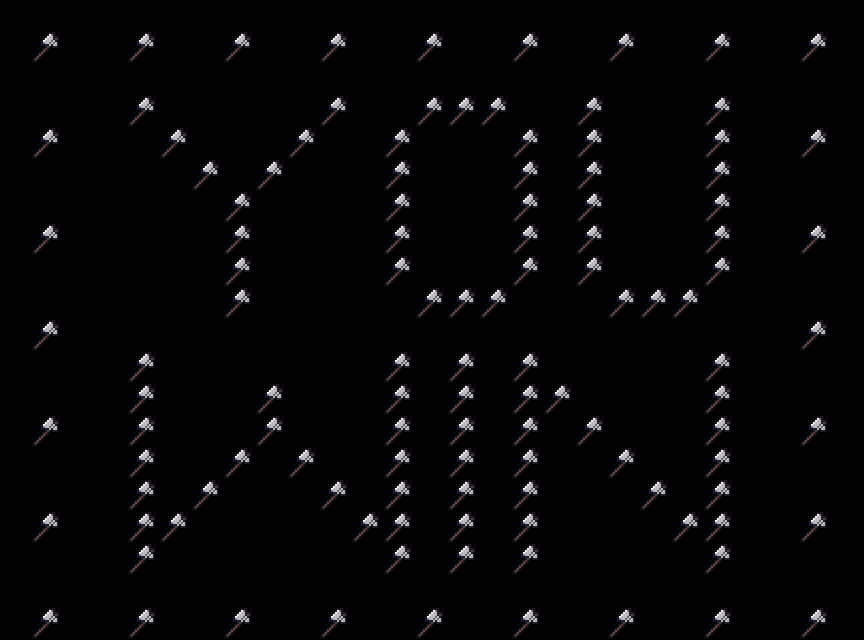

Tiled map render using the project's own tile images. Description and the whole map definition, tile-layer contents included, below:
An orthogonal 27x20 tile map with 32x32 px tiles, 2 tile layers (Tile Layer 1, Tile Layer 2).

<map version="1.2" tiledversion="1.3.5" orientation="orthogonal" renderorder="right-down" width="27" height="20" tilewidth="32" tileheight="32" infinite="0" nextlayerid="3" nextobjectid="1">
 <editorsettings>
  <export format="json" />
 </editorsettings>
 <tileset firstgid="1" name="boglin" tilewidth="32" tileheight="32" tilecount="3" columns="0">
  <grid orientation="orthogonal" width="1" height="1" />
  <tile id="0">
   <image width="32" height="32" source="../images/straight_rail.png" />
  </tile>
  <tile id="1">
   <image width="32" height="32" source="../images/ruby2.png" />
  </tile>
  <tile id="2">
   <image width="27" height="32" source="../images/axe.png" />
  </tile>
 </tileset>
 <layer id="1" name="Tile Layer 1" width="27" height="20">
  <data encoding="csv">
0,0,0,0,0,0,0,0,0,0,0,0,0,0,0,0,0,0,0,0,0,0,0,0,0,0,0,
0,0,0,0,0,0,0,0,0,0,0,0,0,0,0,0,0,0,0,0,0,0,0,0,0,0,0,
0,0,0,0,0,0,0,0,0,0,0,0,0,0,0,0,0,0,0,0,0,0,0,0,0,0,0,
0,0,0,0,0,0,0,0,0,0,0,0,0,0,0,0,0,0,0,0,0,0,0,0,0,0,0,
0,0,0,0,0,0,0,0,0,0,0,0,0,0,0,0,0,0,0,0,0,0,0,0,0,0,0,
0,0,0,0,0,0,0,0,0,0,0,0,0,0,0,0,0,0,0,0,0,0,0,0,0,0,0,
0,0,0,0,0,0,0,0,0,0,0,0,0,0,0,0,0,0,0,0,0,0,0,0,0,0,0,
0,0,0,0,0,0,0,0,0,0,0,0,0,0,0,0,0,0,0,0,0,0,0,0,0,0,0,
0,0,0,0,0,0,0,0,0,0,0,0,0,0,0,0,0,0,0,0,0,0,0,0,0,0,0,
0,0,0,0,0,0,0,0,0,0,0,0,0,0,0,0,0,0,0,0,0,0,0,0,0,0,0,
0,0,0,0,0,0,0,0,0,0,0,0,0,0,0,0,0,0,0,0,0,0,0,0,0,0,0,
0,0,0,0,0,0,0,0,0,0,0,0,0,0,0,0,0,0,0,0,0,0,0,0,0,0,0,
0,0,0,0,0,0,0,0,0,0,0,0,0,0,0,0,0,0,0,0,0,0,0,0,0,0,0,
0,0,0,0,0,0,0,0,0,0,0,0,0,0,0,0,0,0,0,0,0,0,0,0,0,0,0,
0,0,0,0,0,0,0,0,0,0,0,0,0,0,0,0,0,0,0,0,0,0,0,0,0,0,0,
0,0,0,0,0,0,0,0,0,0,0,0,0,0,0,0,0,0,0,0,0,0,0,0,0,0,0,
0,0,0,0,0,0,0,0,0,0,0,0,0,0,0,0,0,0,0,0,0,0,0,0,0,0,0,
0,0,0,0,0,0,0,0,0,0,0,0,0,0,0,0,0,0,0,0,0,0,0,0,0,0,0,
0,0,0,0,0,0,0,0,0,0,0,0,0,0,0,0,0,0,0,0,0,0,0,0,0,0,0,
0,0,0,0,0,0,0,0,0,0,0,0,0,0,0,0,0,0,0,0,0,0,0,0,0,0,0
</data>
 </layer>
 <layer id="2" name="Tile Layer 2" width="27" height="20">
  <data encoding="csv">
0,0,0,0,0,0,0,0,0,0,0,0,0,0,0,0,0,0,0,0,0,0,0,0,0,0,0,
0,3,0,0,3,0,0,3,0,0,3,0,0,3,0,0,3,0,0,3,0,0,3,0,0,3,0,
0,0,0,0,0,0,0,0,0,0,0,0,0,0,0,0,0,0,0,0,0,0,0,0,0,0,0,
0,0,0,0,3,0,0,0,0,0,3,0,0,3,3,3,0,0,3,0,0,0,3,0,0,0,0,
0,3,0,0,0,3,0,0,0,3,0,0,3,0,0,0,3,0,3,0,0,0,3,0,0,3,0,
0,0,0,0,0,0,3,0,3,0,0,0,3,0,0,0,3,0,3,0,0,0,3,0,0,0,0,
0,0,0,0,0,0,0,3,0,0,0,0,3,0,0,0,3,0,3,0,0,0,3,0,0,0,0,
0,3,0,0,0,0,0,3,0,0,0,0,3,0,0,0,3,0,3,0,0,0,3,0,0,3,0,
0,0,0,0,0,0,0,3,0,0,0,0,3,0,0,0,3,0,3,0,0,0,3,0,0,0,0,
0,0,0,0,0,0,0,3,0,0,0,0,0,3,3,3,0,0,0,3,3,3,0,0,0,0,0,
0,3,0,0,0,0,0,0,0,0,0,0,0,0,0,0,0,0,0,0,0,0,0,0,0,3,0,
0,0,0,0,3,0,0,0,0,0,0,0,3,0,3,0,3,0,0,0,0,0,3,0,0,0,0,
0,0,0,0,3,0,0,0,3,0,0,0,3,0,3,0,3,3,0,0,0,0,3,0,0,0,0,
0,3,0,0,3,0,0,0,3,0,0,0,3,0,3,0,3,0,3,0,0,0,3,0,0,3,0,
0,0,0,0,3,0,0,3,0,3,0,0,3,0,3,0,3,0,0,3,0,0,3,0,0,0,0,
0,0,0,0,3,0,3,0,0,0,3,0,3,0,3,0,3,0,0,0,3,0,3,0,0,0,0,
0,3,0,0,3,3,0,0,0,0,0,3,3,0,3,0,3,0,0,0,0,3,3,0,0,3,0,
0,0,0,0,3,0,0,0,0,0,0,0,3,0,3,0,3,0,0,0,0,0,3,0,0,0,0,
0,0,0,0,0,0,0,0,0,0,0,0,0,0,0,0,0,0,0,0,0,0,0,0,0,0,0,
0,3,0,0,3,0,0,3,0,0,3,0,0,3,0,0,3,0,0,3,0,0,3,0,0,3,0
</data>
 </layer>
</map>